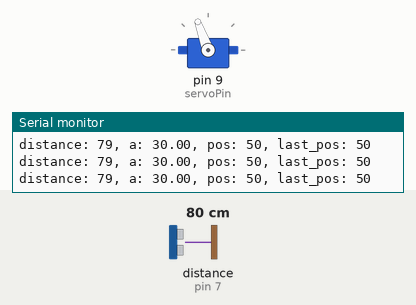
Simulated run of this sketch. Board: Arduino Uno, built with avr-gcc and run on an emulated ATmega328P. On the bench: servo, the last lines printed to the serial monitor. Wiring (inferred from the names in the program): ultrasonic range finder: trigger pin 8; echo pin 7. The inputs (shaded band) are chosen by the test bench; at power-on: distance to the obstacle (sensor on pin 7) 80 cm. The echo pulse lasts 58.3 µs per cm.

Above: at 1.2 s.
1.3 s: distance to the obstacle (sensor on pin 7) set to 9 cm
At 1.5 s:
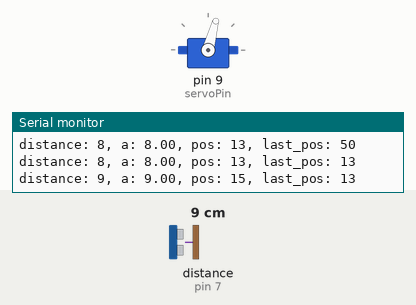
4.3 s: distance to the obstacle (sensor on pin 7) set to 18 cm
7.3 s: distance to the obstacle (sensor on pin 7) set to 2 cm
10.3 s: distance to the obstacle (sensor on pin 7) set to 250 cm
At 11.3 s:
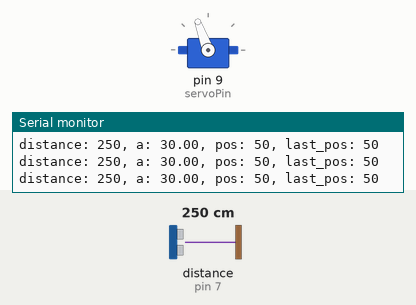
Timing chart, 0 to 12.8 s (numbered marks = the images above; inputs shaded):
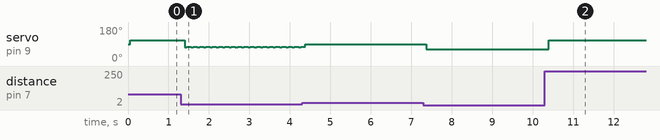

The sketch:

servo_distance.ino
```cpp
#include <Servo.h>

#define echoPin 7
#define trigPin 8
#define servoPin 9
#define MAX_DISTANCE 30
#define MAX_ANGLE 50

Servo myservo;
int last_pos = 0;

void setup() {
  Serial.begin(9600);
  myservo.attach(servoPin);
  pinMode(echoPin, INPUT);
  pinMode(trigPin, OUTPUT);
}

void loop() {
  digitalWrite(trigPin, LOW);
  delayMicroseconds(2);

  digitalWrite(trigPin, HIGH);
  delayMicroseconds(10);

  digitalWrite(trigPin, LOW);

  int duration = pulseIn(echoPin, HIGH);

  int distance = duration/58.2;

  float a = distance > MAX_DISTANCE ? MAX_DISTANCE : distance;
  a = a < 0 ? 0 : a;
  int pos = abs(MAX_ANGLE * (a / MAX_DISTANCE));

  if (abs(pos - last_pos) < 10) myservo.write(60+pos);

  Serial.print("distance: ");
  Serial.print(distance);
  Serial.print(", a: ");
  Serial.print(a);
  Serial.print(", pos: ");
  Serial.print(pos);
  Serial.print(", last_pos: ");
  Serial.print(last_pos);
  Serial.println();

  last_pos = pos;

  delay(50);
}
```

Measured:
- after the input at 1.3 s, servo on pin 9 (servoPin): alternates 75° for 0.10 s and 73° for 0.05 s, starting after 0.10 s
- after the input at 10.3 s, servo on pin 9 (servoPin): 61° → 110° after 0.10 s
